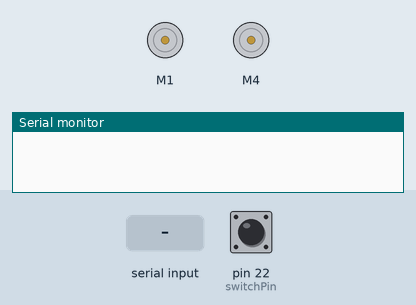
The sketch below on a simulated Arduino Mega 2560, built with avr-gcc and run on an emulated ATmega2560. Parts: 2 × DC motor (green arrow = forward, orange = backward, longer = faster), the last lines printed to the serial monitor. The inputs (shaded band) are chosen by the test bench; at power-on: pin 22 (switchPin) HIGH.

Above: at 1.2 s.
1.3 s: "90,45\n" received over the second serial link
3.5 s: pin 22 (switchPin) pulled LOW for 1 s
At 4.8 s:
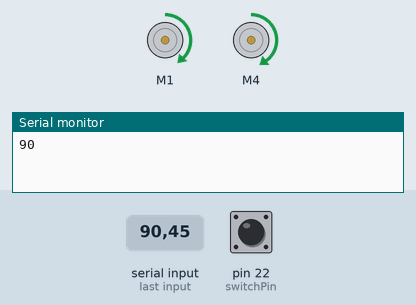
6.5 s: pin 22 (switchPin) pulled LOW for 3.2 s
At 11.1 s:
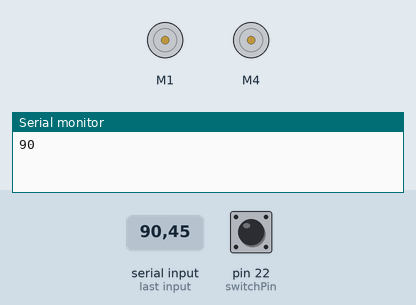
Timing chart, 0 to 12.6 s (numbered marks = the images above; inputs shaded):
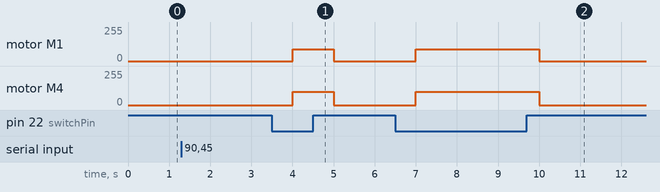

The sketch:

motorTestWireless.ino
```cpp
#include <AFMotor.h>

#define LEFT_WHEEL 1
#define RIGHT_WHEEL 2

#define switchPin 22
int mspeed=0;

AF_DCMotor leftWheel(1);
AF_DCMotor rightWheel(4);

void setup() {
 pinMode(switchPin,INPUT_PULLUP);
 Serial2.begin(9600);
 Serial.begin(9600);
}

void loop() {
  if(Serial2.available() > 0){
      mspeed = Serial2.readStringUntil('\n').toInt();
      Serial.println(mspeed);
    }
  if(digitalRead(switchPin) == 1){
    moveMotor(LEFT_WHEEL,FORWARD,0);
    moveMotor(RIGHT_WHEEL,FORWARD,0);
    delay(1000);
 }else{
    moveMotor(LEFT_WHEEL,FORWARD,mspeed);
    moveMotor(RIGHT_WHEEL,FORWARD,mspeed);
    delay(1000);
 }
}

void moveMotor(int WHEEL,int DIRECTION, int mSpeed){
  if(WHEEL == LEFT_WHEEL){
      if(DIRECTION == FORWARD){
        leftWheel.run(FORWARD);
        leftWheel.setSpeed(mSpeed);
      }else{
        leftWheel.run(BACKWARD);
        leftWheel.setSpeed(mSpeed);
      }
  }else if(WHEEL == RIGHT_WHEEL){
      if(DIRECTION == FORWARD){
        rightWheel.run(FORWARD);
        if(mSpeed == 0){
          rightWheel.setSpeed(mSpeed);
        }else {
          rightWheel.setSpeed(mSpeed+10);
        }
      }else{
        rightWheel.run(BACKWARD);
        if(mSpeed == 0){
          rightWheel.setSpeed(mSpeed);
        }else{
          rightWheel.setSpeed(mSpeed+10);
        }
      }
  }
}
```

Measured:
- after the input at 3.5 s, motor M1: stopped → forward 90/255 after 0.50 s, → stopped 1.0 s later; motor M4: stopped → forward 100/255 after 0.50 s, → stopped 1.0 s later
- after the input at 6.5 s, motor M1: stopped → forward 90/255 after 0.50 s, → stopped 3.0 s later; motor M4: stopped → forward 100/255 after 0.50 s, → stopped 3.0 s later
